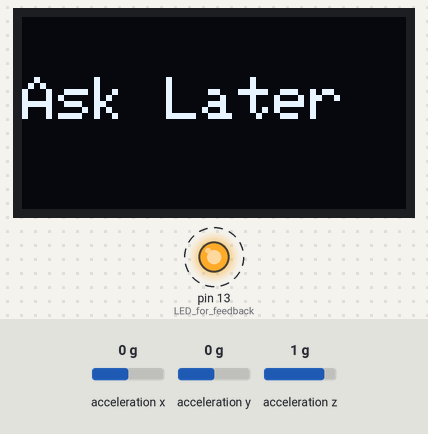
Recording of a sketch running on a simulated Arduino Uno, built with avr-gcc and run on an emulated ATmega328P. Parts: 128×64 one-colour display, output pins drawn as LEDs (lit = HIGH). Dashed ring = blinking. The test bench sets the inputs (shaded band); at power-on: acceleration x 0 g, acceleration y 0 g, acceleration z 1 g. Random numbers use the default seed unless the sketch sets one; what the sketch prints to the serial monitor is not drawn.

Above: at 0.1 s.
At 5.9 s:
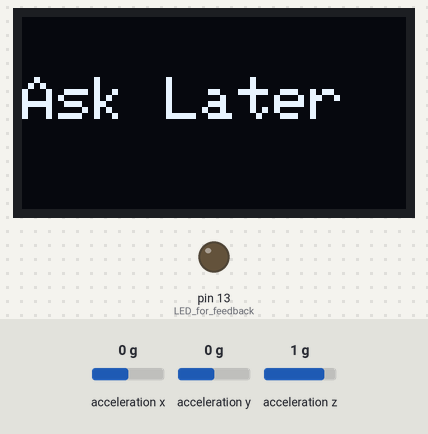
6.0 s: acceleration x set to -0.4 g
7.5 s: acceleration x set to -0.7 g
9.0 s: acceleration y set to -0.4 g
10.5 s: acceleration y set to -0.7 g
12.0 s: acceleration z set to 0.6 g
13.5 s: acceleration z set to 0.3 g
Timing chart, 0 to 16.5 s (numbered marks = the images above; inputs shaded):
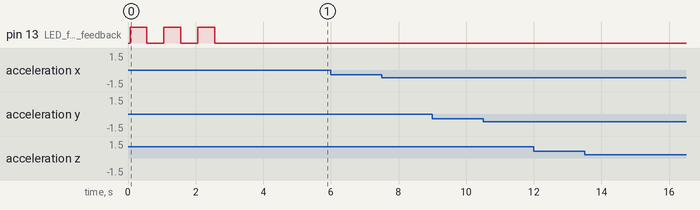

The sketch:

Lab20.ino
```cpp
#include <Wire.h>
#include <Adafruit_GFX.h>
#include <Adafruit_SSD1306.h>
#include "LIS3DHTR.h"

#define SCREEN_WIDTH 128
#define SCREEN_HEIGHT 64
#define OLED_RESET    -1
Adafruit_SSD1306 display(SCREEN_WIDTH, SCREEN_HEIGHT, &Wire, OLED_RESET);

// Accelerometer
LIS3DHTR<TwoWire> LIS;

// Struct for Answer
struct Answer {
  const char* text;
  int confidence;  // Confidence score (higher = more confident)
};

// Categories of answers
Answer positiveAnswers[] = {
  {"For Sure", 10},
  {"Definitely!", 9},
  {"Yes", 8},
  {"Go for it!", 10},
  {"You can do it!", 9}
};

Answer neutralAnswers[] = {
  {"Maybe", 5},
  {"Not Sure...", 4},
  {"Ask Later", 6},
  {"Time will tell", 5},
  {"Who knows?", 6}
};

Answer negativeAnswers[] = {
  {"No Way!", 1},
  {"No", 2},
  {"Nope", 3},
  {"I wouldn't bet on it", 2},
  {"Not likely", 3}
};

Answer humorousAnswers[] = {
  {"Ask your cat", 5},
  {"Outlook fuzzy, try again", 4},
  {"In another life...", 3},
  {"My magic ball needs charging", 2},
  {"Better ask your fortune cookies", 3}
};

Answer inspirationalAnswers[] = {
  {"Believe in yourself", 10},
  {"The sky's the limit", 9},
  {"You got this", 10},
  {"Dream big", 9},
  {"Your future is bright", 10}
};

float previousX = 0, previousY = 0, previousZ = 0; // Store last values
float threshold = 0.5; // Lower movement threshold for more sensitive shake
unsigned long shakeStartTime = 0; // Timer for shake duration
unsigned long shakeThreshold = 1000; // 1 second shake time for strong shake

void setup() {
  Serial.begin(9600);
  if (!display.begin(SSD1306_SWITCHCAPVCC, 0x3C)) {
    Serial.println(F("Display init failed"));
    while (true);  // Stop if display fails
  }
  LIS.begin(Wire, 0x19);  // Initialize accelerometer
  display.clearDisplay();  // Clear screen
  pinMode(LED_BUILTIN, OUTPUT); // LED for feedback
}

void loop() {
  display.setTextSize(2);      // Set larger text size for readability
  display.setTextColor(SSD1306_WHITE); // Set text color (white)
  display.setCursor(0, 20);    // Set cursor position

  // Get accelerometer values
  float x = LIS.getAccelerationX();
  float y = LIS.getAccelerationY();
  float z = LIS.getAccelerationZ();

  // Print accelerometer values for debugging
  Serial.print("X: "); Serial.print(x);
  Serial.print(" Y: "); Serial.print(y);
  Serial.print(" Z: "); Serial.println(z);

  // Detect if board is shaken (movement in X, Y, or Z axis)
  if (abs(x - previousX) > threshold || abs(y - previousY) > threshold || abs(z - previousZ) > threshold) {
    // Record shake start time if it is the first shake
    if (shakeStartTime == 0) {
      shakeStartTime = millis();  // Start timer for shake
    }

    int randomIndex = 0;

    // Determine shake strength (weak or strong shake)
    if (millis() - shakeStartTime < shakeThreshold) {
      // Weak shake (less than 1 second)
      randomIndex = random(0, sizeof(neutralAnswers) / sizeof(neutralAnswers[0]));
      displayAnswer(neutralAnswers[randomIndex]);
    } else {
      // Strong shake (more than 1 second)
      randomIndex = random(0, sizeof(positiveAnswers) / sizeof(positiveAnswers[0]));
      displayAnswer(positiveAnswers[randomIndex]);
    }

    // Flash the LED 3 times
    for (int i = 0; i < 3; i++) {
      digitalWrite(LED_BUILTIN, HIGH);  // Turn on LED
      delay(500);                       // Wait for 500ms
      digitalWrite(LED_BUILTIN, LOW);   // Turn off LED
      delay(500);                       // Wait for 500ms
    }

    delay(2000);  // Wait 2 seconds
    display.clearDisplay();  // Clear screen after a message is shown
    shakeStartTime = 0;  // Reset shake timer
  }

  // Save current accelerometer values for next loop
  previousX = x;
  previousY = y;
  previousZ = z;

  delay(50);  // Short delay before checking again
}

// Display answer on the OLED screen
void displayAnswer(Answer ans) {
  display.clearDisplay();  // Clear screen
  display.setCursor(0, 20);
  display.print(ans.text);  // Display answer text
  display.display();  // Update OLED display
}
```

Measured:
- after the input at 6.0 s, every drawn part: stays the same
- after the input at 7.5 s, every drawn part: stays the same
- after the input at 9.0 s, every drawn part: stays the same
- after the input at 10.5 s, every drawn part: stays the same
- after the input at 12.0 s, every drawn part: stays the same
- after the input at 13.5 s, every drawn part: stays the same
- by itself, pin 13 (LED_for_feedback): alternates HIGH for 0.50 s and LOW for 0.50 s, 6 changes in all, then stays LOW
